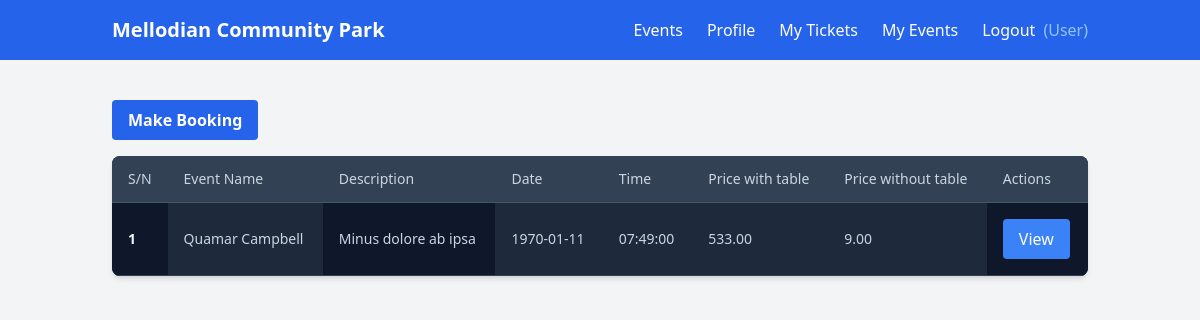
Screenshot of /my-events (signed in) with the database file from the repository.
### tables this page shows
CREATE TABLE IF NOT EXISTS `events` (
  `id` int NOT NULL AUTO_INCREMENT,
  `name` varchar(255) NOT NULL,
  `description` text NOT NULL,
  `date` date NOT NULL,
  `time` time NOT NULL,
  `price_with_table` decimal(10,2) NOT NULL,
  `price_without_table` decimal(10,2) NOT NULL,
  `requires_adult` tinyint(1) DEFAULT '0',
  `seat_limit` int NOT NULL,
  `created_at` timestamp NULL DEFAULT CURRENT_TIMESTAMP,
  `updated_at` timestamp NULL DEFAULT CURRENT_TIMESTAMP ON UPDATE CURRENT_TIMESTAMP,
  PRIMARY KEY (`id`)
);

### controllers/customer/CustomerController.php (called while the page is built, shortened)
<?php
require_once 'models/Event.php';
require_once 'models/Booking.php';
class CustomerController
{
    public  function __construct()
    {
        $this->booking = new Booking();
    }
    public function myEvents(): void
    {
        $events = $this->booking->getMyEvents();
        include 'views/customer/my-events.php';
    }
}

### models/Booking.php (called while the page is built, shortened)
<?php
require_once 'config/connection.php';
class Booking
{
    public function getMyEvents()
    {
        global $conn;
        $stmt = $conn->prepare("SELECT events.*
                FROM tickets
                INNER JOIN events ON tickets.event_id = events.id
                WHERE tickets.user_id = ?
                ");
        $stmt->bind_param("i", $_SESSION['id']);
        if ($stmt->execute()) {
            $result = $stmt->get_result();
            if ($result->num_rows > 0) {
                $events = [];
                while ($row = $result->fetch_assoc()) {
                    $events[] = $row;
                }
                return $events;
            }
            return [];
        }
        return [];
    }
}

### views/customer/my-events.php (the view, shortened to what this page needs)
<!DOCTYPE html>
<html lang="en">
<head>
    <script src="https://cdn.tailwindcss.com"></script>
</head>
<body class="bg-gray-100">
    <?php
    include_once "views/components/user-navbar.php";
    ?>
    <div class="container mx-auto py-10 px-6">
        <a href="/" class="inline-block bg-blue-600 text-white font-bold py-2 px-4 rounded hover:bg-blue-700 mb-4">
            Make Booking
        </a>
        <div
            class="relative flex flex-col w-full h-full overflow-scroll text-slate-300 bg-slate-800 shadow-md rounded-lg bg-clip-border">
            <table class="w-full text-left table-auto min-w-max">
                <thead>
                    <tr>
                        <th class="p-4 border-b border-slate-600 bg-slate-700">
                            <p class="text-sm font-normal leading-none text-slate-300">
                                S/N
                            </p>
                        </th>
                        <th class="p-4 border-b border-slate-600 bg-slate-700">
                            <p class="text-sm font-normal leading-none text-slate-300">
                                Event Name
                            </p>
                        </th>
                        <th class="p-4 border-b border-slate-600 bg-slate-700">
                            <p class="text-sm font-normal leading-none text-slate-300">
                                Description
                            </p>
                        </th>
                        <th class="p-4 border-b border-slate-600 bg-slate-700">
                            <p class="text-sm font-normal leading-none text-slate-300">
                                Date
                            </p>
                        </th>
                        <th class="p-4 border-b border-slate-600 bg-slate-700">
                            <p class="text-sm font-normal leading-none text-slate-300">
                                Time
                            </p>
                        </th>
                        <th class="p-4 border-b border-slate-600 bg-slate-700">
                            <p class="text-sm font-normal leading-none text-slate-300">
                                Price with table
                            </p>
                        </th>
                        <th class="p-4 border-b border-slate-600 bg-slate-700">
                            <p class="text-sm font-normal leading-none text-slate-300">
                                Price without table
                            </p>
                        </th>
                        <th class="p-4 border-b border-slate-600 bg-slate-700">
                            <p class="text-sm font-normal leading-none text-slate-300">
                                Actions
                            </p>
                        </th>
                    </tr>
                </thead>
                <tbody>
                    <?php
                    $sn = 1;
                    foreach ($events as $event):
                    ?>
                    <tr class="hover:bg-slate-700">
                        <td class="p-4 w-1 border-b border-slate-700 bg-slate-900">
                            <p class="text-sm text-slate-100 font-semibold">
                                <?php echo htmlspecialchars($sn); ?>
                            </p>
                        </td>
                        <td class="p-4 border-b border-slate-700 bg-slate-800">
                            <p class="text-sm text-slate-300">
                                <?php echo htmlspecialchars($event['name']); ?>
                            </p>
                        </td>
                        <td class="p-4 border-b border-slate-700 bg-slate-900">
                            <p class="text-sm text-slate-300">
                                <?php echo htmlspecialchars($event['description']); ?>
                            </p>
                        </td>
                        <td class="p-4 border-b border-slate-700 bg-slate-800">
                            <p class="text-sm text-slate-300">
                                <?php echo htmlspecialchars($event['date']); ?>
                            </p>
                        </td>
                        <td class="p-4 border-b border-slate-700 bg-slate-800">
                            <p class="text-sm text-slate-300">
                                <?php echo htmlspecialchars($event['time']); ?>
                            </p>
                        </td>
                        <td class="p-4 border-b border-slate-700 bg-slate-800">
                            <p class="text-sm text-slate-300">
                                <?php echo htmlspecialchars($event['price_with_table']); ?>
                            </p>
                        </td>
                        <td class="p-4 border-b border-slate-700 bg-slate-800">
                            <p class="text-sm text-slate-300">
                                <?php echo htmlspecialchars($event['price_without_table']); ?>
                            </p>
                        </td>
                        <td class="p-4 border-b border-slate-700 bg-slate-900">
                            <button onclick='showModal(<?php echo json_encode($event); ?>)'
                                class="bg-blue-500 text-white py-2 px-4 rounded hover:bg-blue-600">
                                View
                            </button>
                        </td>
                    </tr>
                    <?php
                        $sn++;
                    endforeach;
                    ?>
                </tbody>
            </table>
        </div>
    </div>
</body>
</html>

### rows the page displays
events: name "Quamar Campbell", description "Minus dolore ab ipsa", date "1970-01-11", time "07:49:00", price_with_table "533.00", price_without_table "9.00"

### other values shown
$_SESSION['name'] "User"
